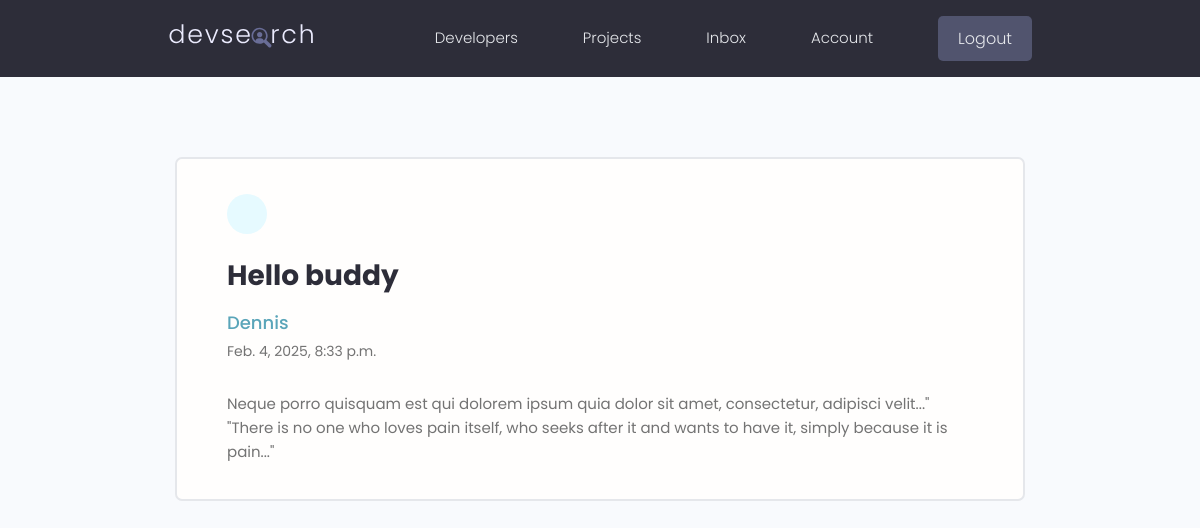
Page /message/a42d7cc5-049b-44f2-a05c-e806a559dc53/ (signed in) on the committed database.
### users/models.py (models this page shows, shortened)
class Message(models.Model):
    sender = models.ForeignKey(Profile, on_delete=models.SET_NULL, null=True, blank=True)
    recipient =  models.ForeignKey(Profile, on_delete=models.SET_NULL, null=True, blank=True, related_name="messages")
    name = models.CharField(max_length=200, null=True,blank=True)
    email = models.EmailField(max_length=200, null=True,blank=True)
    subject = models.CharField(max_length=200, null=True,blank=True)
    body = models.TextField()
    is_read = models.BooleanField(default=False, null=True)
    created = models.DateTimeField(auto_now_add=True)
    id = models.UUIDField(default=uuid.uuid4,unique = True,primary_key=True,editable=False)
    class Meta:
        ordering = ['is_read','-created']

### users/views.py (the view)
# urls.py: path('message/<str:pk>/',views.viewMessage, name="message"),
@login_required(login_url='login')
def viewMessage(request, pk ):
    profile = request.user.profile
    message = profile.messages.get(id = pk)
    if message.is_read == False:
        message.is_read = True
        message.save()
    context = {'message': message}
    return render(request,'users/message.html',context)

### users/templates/users/message.html (shortened to what this page needs)
{% extends 'main.html' %}
{% block content %}
  <main class="messagePage my-xl">
    <div class="content-box">
      <div class="message">
        <a class="backButton" href="{% url 'inbox'%}"></a>
        <h2 class="message__subject">{{message.subject}}</h4>
          <a href="profile.html" class="message__author">{{message.name}}</a>
          <p class="message__date">{{message.created}}</p>
          <div class="message__body">
            {{message.body|linebreaksbr}}
          </div>
      </div>
    </div>
  </main>
  {% endblock content%}

### static/styles/app.css (style rules this page uses)
:root { --color-sub: #2d2d39; }
.content-box { width: 95%; max-width: 85rem; margin: 0 auto; }
.message { padding: 2.5rem 0; }
.message > a { display: flex; gap: 1rem; }
.message__author, .message__date { flex-basis: 25%; }
.message__subject { flex-basis: 50%; }
.message__date { text-align: right; }
.messagePage .message { list-style: none; background: var(--color-white); padding: 3.5rem 5rem; border: 2px solid var(--color-light); border-radius: 0.7rem; }
.messagePage .message__subject { font-size: 2.8rem; color: var(--color-sub); margin-bottom: 1rem; margin-top: 2rem; }
.messagePage .message__author { font-size: 1.8rem; font-weight: 500; }
.messagePage .message__date { font-size: 1.4rem; font-weight: 400; text-align: left; margin-bottom: 3rem; }
.backButton { background: var(--color-main-light); color: var(--color-main); width: 4rem; height: 4rem; display: flex; align-items: center; justify-content: center; border-radius: 50%; }

### static/uikit/styles/modules/_variables.css (style rules this page uses)
:root { --color-main: #5aa5b9; --color-main-light: #e6faff; --color-sub: #3f4156; --color-sub-light: #51546e; --color-sub-lighter: #ededfd; --color-text: #737373; --color-gray: #8b8b8b; --color-light: #e5e7eb; --color-light-gray: #767676; --color-bg: #f8fafd; --color-white: #fffefd; --color-white-light: #f3f3f3; --color-success: #359e64; --color-success-bg: #def8e8; --color-error: #fc4b0b; --color-error-bg: #fff2ee; --font-base: 'Poppins', arial, helvetica, 'Segoe UI', roboto, ubuntu, sans-serif; --font-monospace: 'Fira Code', 'Courier New', courier, monospace; --font-regular: 300; --font-medium: 500; --font-bold: 700; --generic-shadow: 1px 1px 5px #00000010; --generic-transition: all 0.3s ease-in-out; }

### static/uikit/styles/modules/_base.css (style rules this page uses)
* { margin: 0; padding: 0; box-sizing: border-box; text-rendering: optimizeLegibility; color: inherit; font-size: inherit; }
html { font-size: 50%; }
@media only screen and (min-width: 480px) { html { font-size: 56.25%; } }
@media only screen and (min-width: 1200px) { html { font-size: 62.5%; } }
body { line-height: 1.6; font-weight: 400; font-size: 1.5rem; color: var(--color-text); background-color: var(--color-bg); min-height: 100vh; }

### static/uikit/styles/modules/_typography.css (style rules this page uses)
* { font-family: var(--font-base); }
h2 { font-size: 3.6rem; font-weight: var(--font-bold); }
p, span, strong { font-size: 1.6rem; color: var(--color-text); font-weight: var(--font-regular); }
a { padding-bottom: 2px; text-decoration: none; display: inline-block; color: var(--color-main); font-weight: var(--font-medium); }

### static/uikit/styles/modules/_utilities.css (style rules this page uses)
.my-xl { margin: 8rem auto; }

### rows in the picture
Message: subject "Hello buddy", name "Dennis", created "Feb. 4, 2025, 8:33 p.m.", body "Neque porro quisquam est qui dolorem ipsum quia dolor sit amet, consectetur, adipisci velit...\" \"There is no one who loves pain itself, who seeks after it and wants to have it, simply because it is pain...\""
